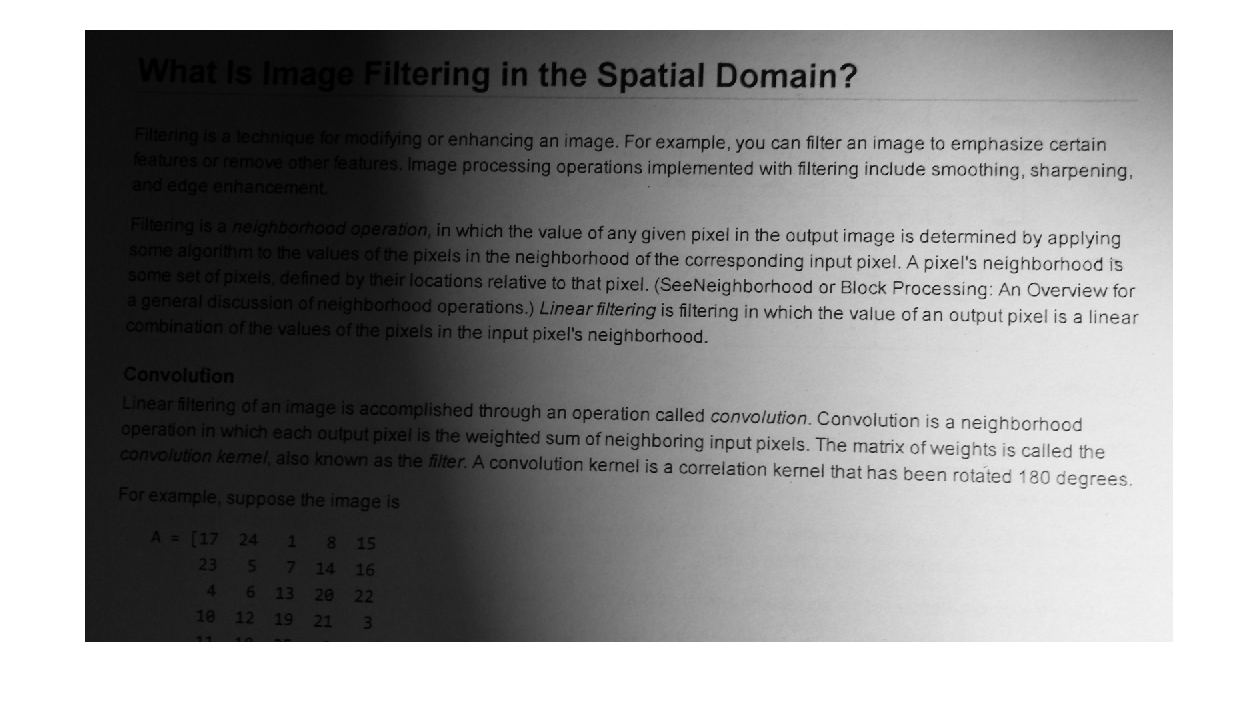
%> input picture hw2/text.png, 1260 x 707 px
$ octave hw2_2.m   (GNU Octave 9; MATLAB toolbox functions it lacks are replaced by stand-ins)
%> lines starting %> are read from the running program, lines starting %| are printed output that depends on the picture; in (x1, y1, x2, y2) boxes, pixels count from 0 and x2, y2 are one past the last pixel; in counts of white or black regions, pixels touching at a corner belong together; the program's own positions count from 1
png_name = 'text.png';
data = imread(png_name);
%> data is the input picture: size 707x1260x3 uint8; min 0, max 255, mean 146.8
data=rgb2gray(data);
%> data: size 707x1260 uint8
[x,y]=find(data ~= 255);
%> x = 665856 values from 31 to 642; y = 665856 values from 86 to 1173
data = data(x(1):x(length(x)),y(1):y(length(y)));
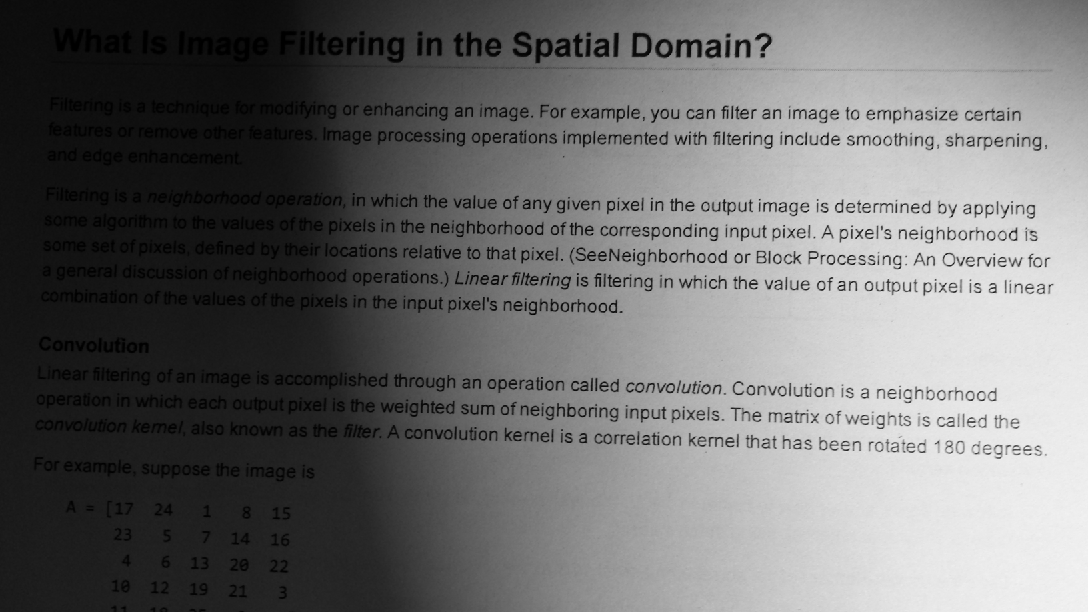
%> data: size 612x1088 uint8; min 0, max 243, mean 110.3
%data = im2double(data);
[m,n] = size(data);
%> m = 612; n = 1088
figure(1)
imshow(data);
title('Original');
%first: dilation
se = strel('disk',5);
data2 = imdilate(data,se);
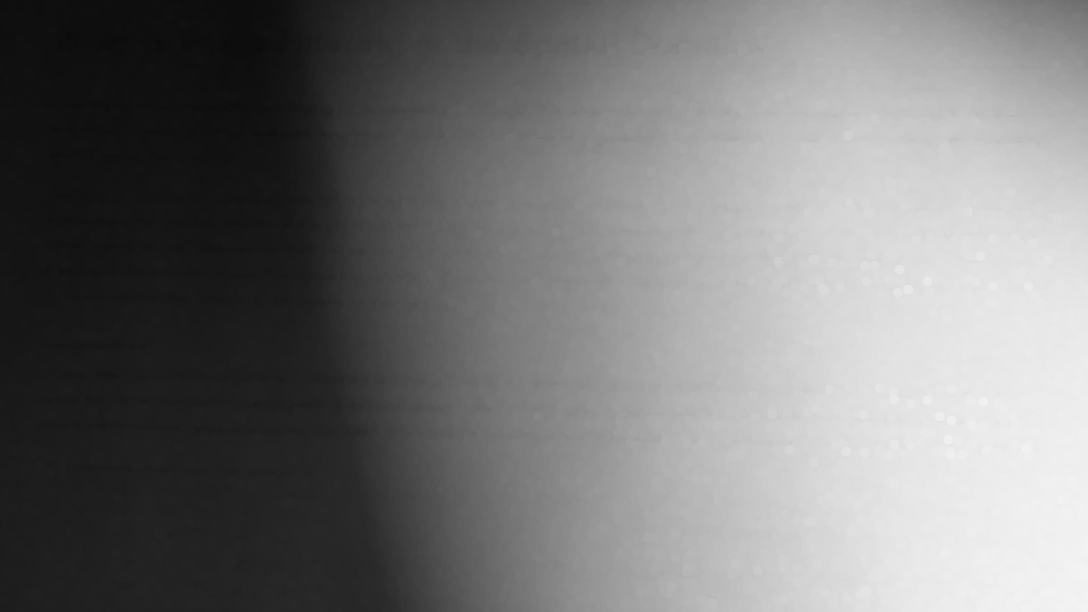
%> data2: size 612x1088 uint8; min 10, max 243, mean 118.9
figure(2)
imshow(data2);
title('Dilation');
%second: rank filter, filp the dilated image right and left, up and down to
%process boundaries
data_1 = [data2(:,n:-1:1) data2(:,:) data2(:,n:-1:1)];
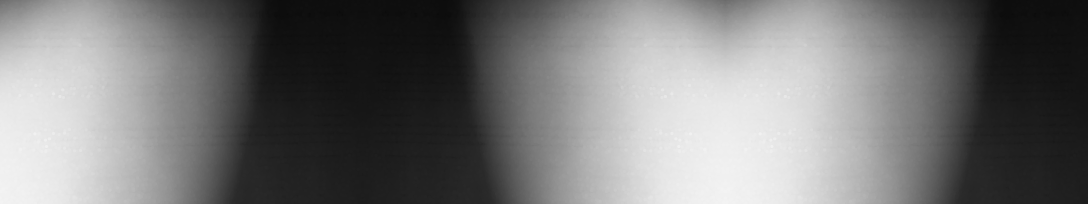
%> data_1: size 612x3264 uint8 (shown at 1/3 size); min 10, max 243, mean 118.9
newdata = [data_1(m:-1:1,:); data_1(:,:); data_1(m:-1:1,:)];
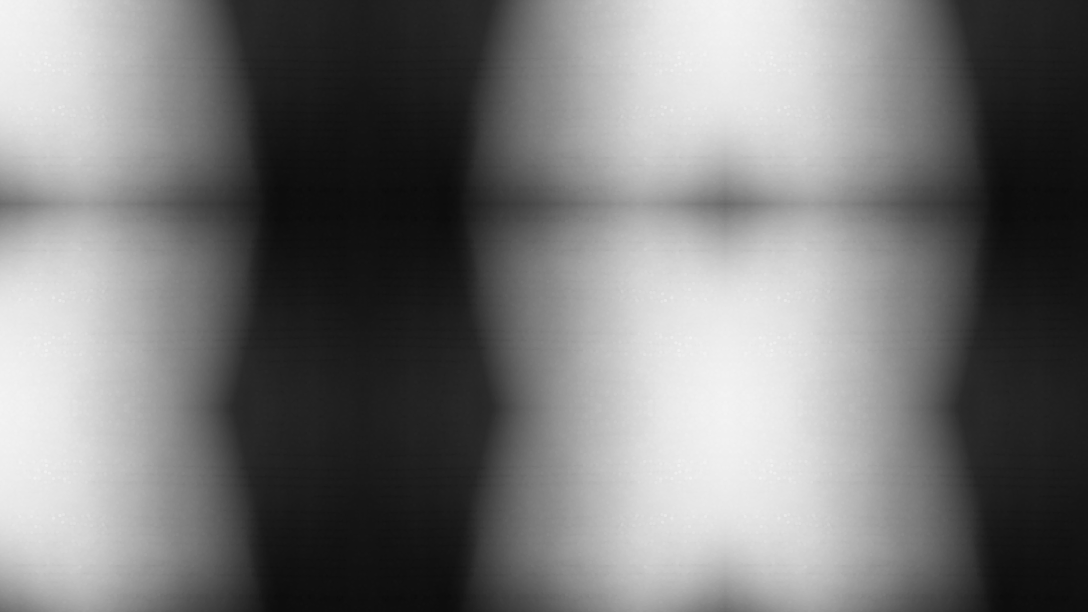
%> newdata: size 1836x3264 uint8 (shown at 1/3 size); min 10, max 243, mean 118.9
background = zeros(m,n);
for i=1:m
    for j=1:n
        data3 = newdata(m+i-7:m+i+7,n+j-7:n+j+7);
        rankdata = sort((data3),'descend');
        background(i,j) = rankdata(5);
    end
end
figure(3)
imshow(background,[]);
%third: background-image
datadouble = im2double(data);
background2 = background./255;
data4 = (background2 - datadouble);
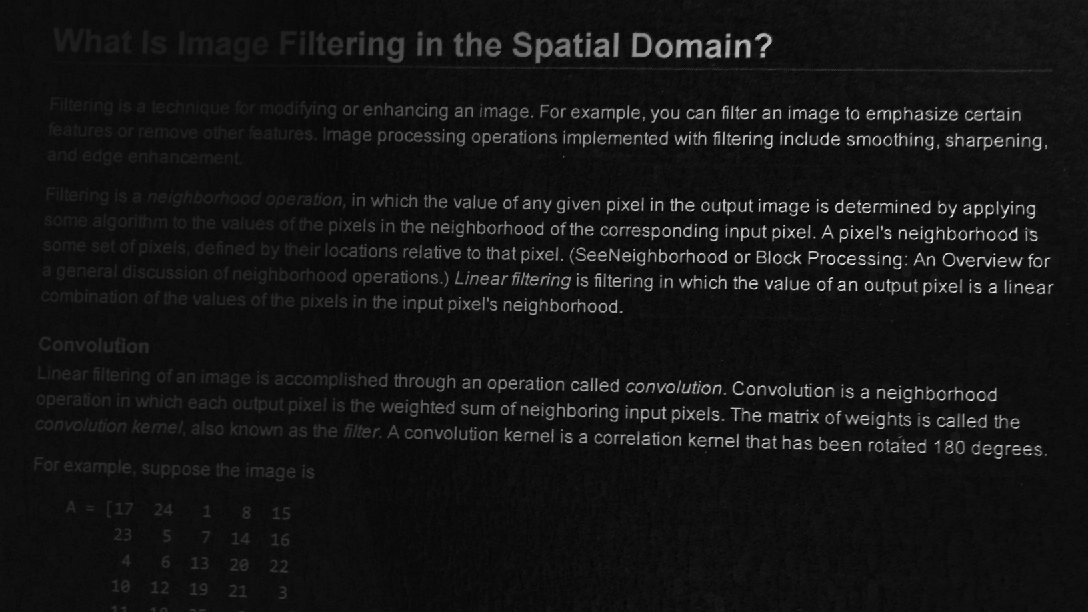
%> data4: size 612x1088 double; min -0.0392, max 0.812, mean 0.0316; drawn with min black and max white
figure(4)
imshow(data4,[]);
title('Background - original image');
%fourth: globle thresholding
data5 = zeros(size(data4));
for i=1:m
    for j=1:400
         if data4(i,j) >= 0.03
             data5(i,j) = 0;
         else data5(i,j)=1;
         end
    end
end
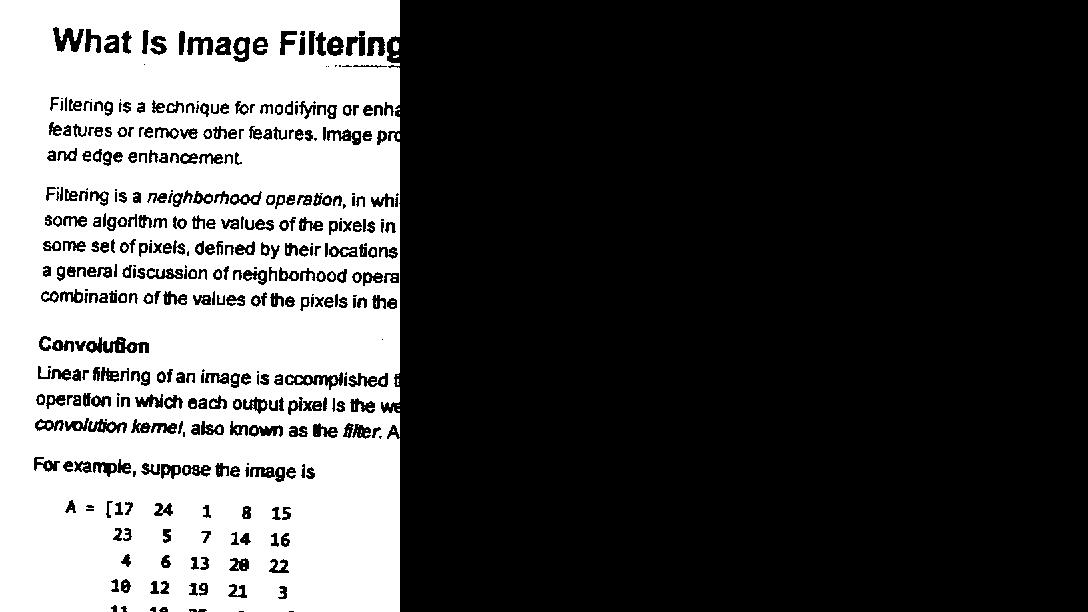
%> data5: size 612x1088 double; values 0 (black) and 1 (white), 31.9% white; 271 white regions (221 under 20 px), largest, box (x1, y1, x2, y2) and area: (0, 0, 400, 612) 209738, (238, 41, 245, 51) 59, (393, 41, 399, 51) 51
for i= 1:m
    for j=401:n
        if data4(i,j) >= 0.08
             data5(i,j) = 0;
         else data5(i,j)=1;
         end
    end
end
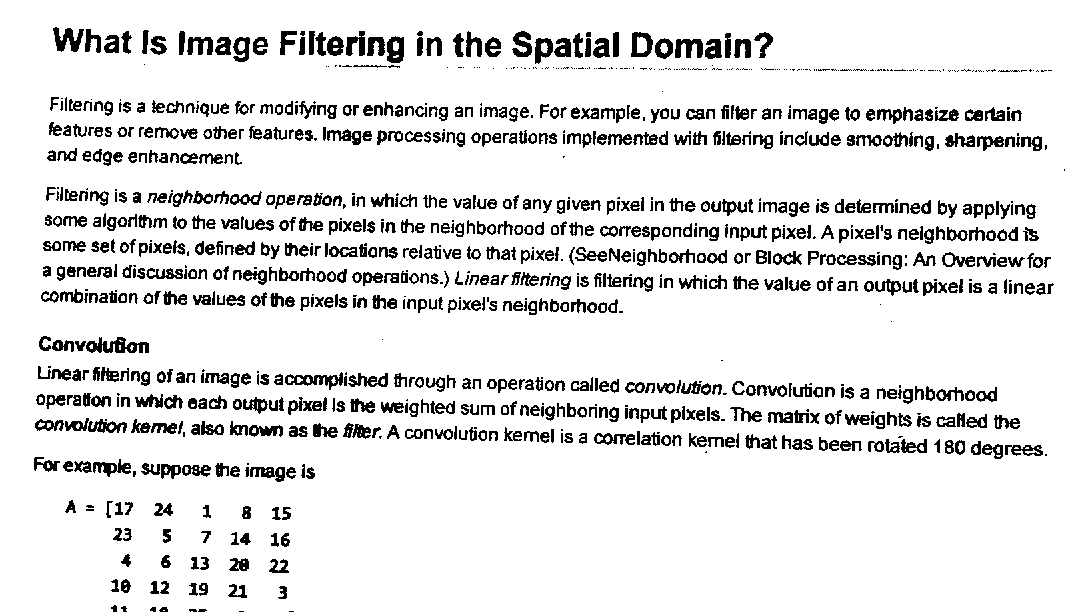
%> data5: size 612x1088 double; values 0 (black) and 1 (white), 89.3% white; 1088 black regions (258 under 20 px), largest, box (x1, y1, x2, y2) and area: (86, 337, 149, 353) 562, (285, 372, 343, 390) 424, (53, 27, 84, 52) 419
figure(5)
imshow(data5,[]);
